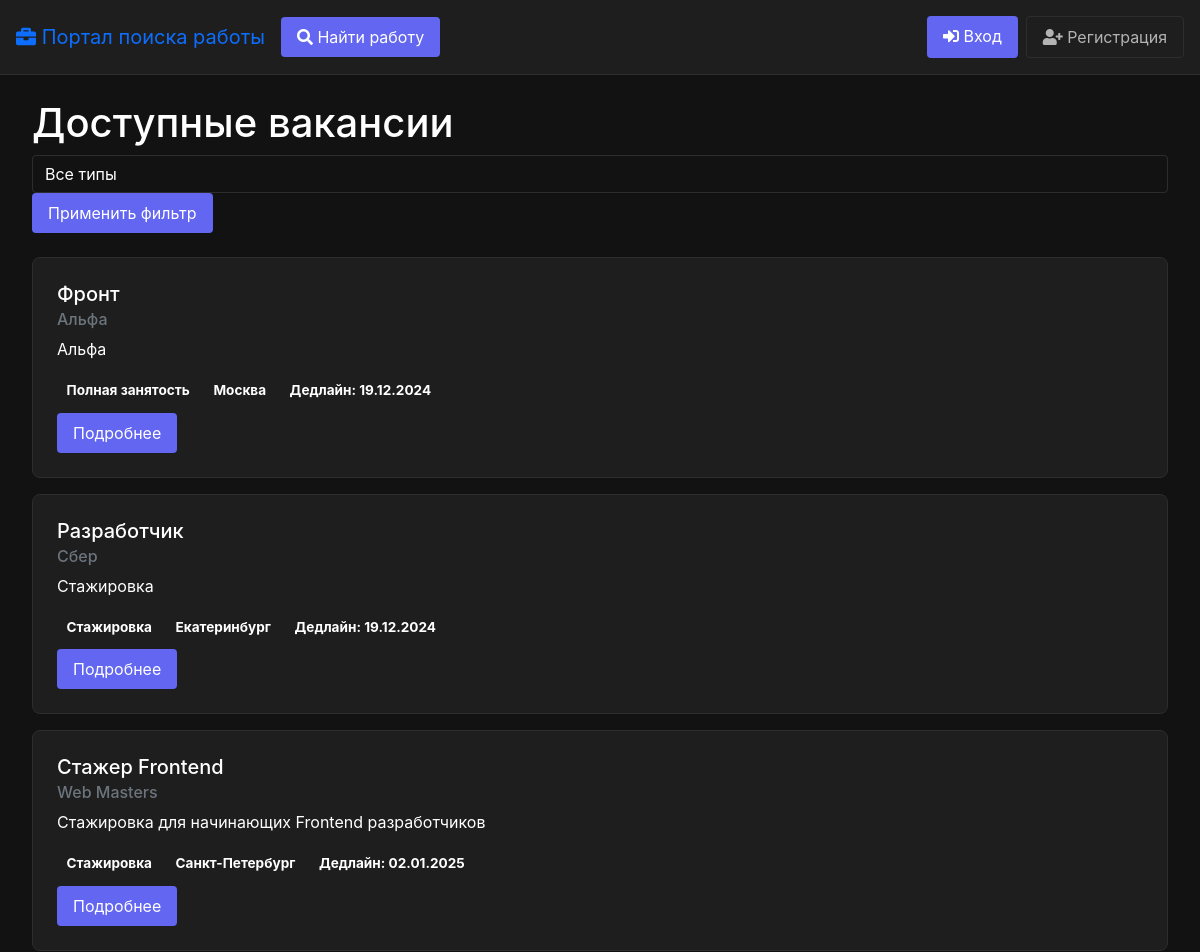
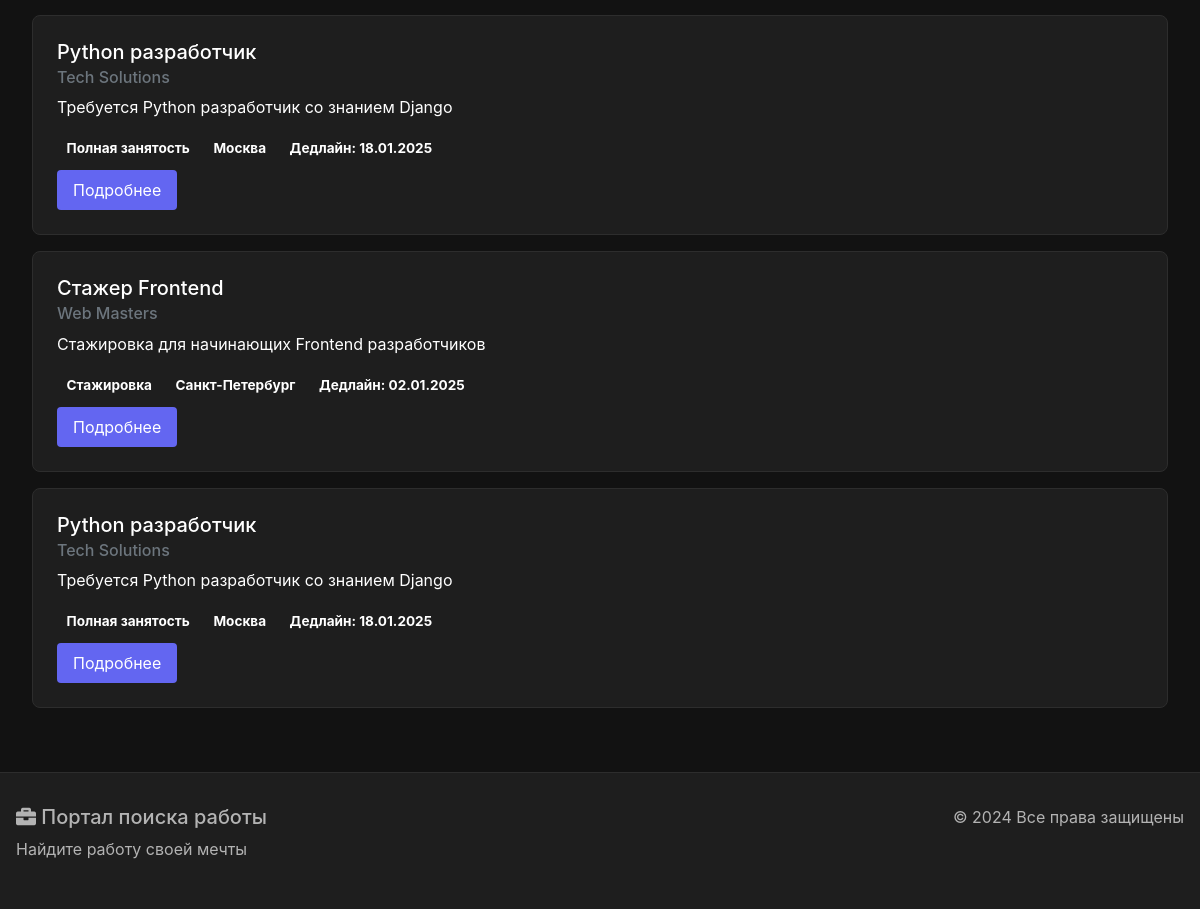
Screenshot of /jobs/ with the database file from the repository (2 pictures, top to bottom).
### jobs/models.py (models this page shows, shortened)
class Job(models.Model):
    JOB_TYPES = [
        ('INTERNSHIP', 'Стажировка'),
        ('PART_TIME', 'Частичная занятость'),
        ('FULL_TIME', 'Полная занятость'),
    ]
    title = models.CharField('Название вакансии', max_length=200)
    description = models.TextField('Описание')
    company = models.CharField('Компания', max_length=200)
    location = models.CharField('Местоположение', max_length=200)
    job_type = models.CharField('Тип работы', max_length=50, choices=JOB_TYPES)
    created_at = models.DateTimeField('Дата создания', auto_now_add=True)
    updated_at = models.DateTimeField('Дата обновления', auto_now=True)
    deadline = models.DateTimeField('Срок подачи заявок')
    is_active = models.BooleanField('Активная', default=True)
    class Meta:
        verbose_name = 'Вакансия'
        verbose_name_plural = 'Вакансии'
        ordering = ['-created_at']

### jobs/views.py (the view)
# urls.py: path('', views.JobListView.as_view(), name='job-list'),
class JobListView(ListView):
    model = Job
    template_name = 'jobs/job_list.html'
    context_object_name = 'jobs'
    paginate_by = 10
    def get_queryset(self):
        queryset = Job.objects.filter(is_active=True)
        job_type = self.request.GET.get('job_type')
        if job_type:
            queryset = queryset.filter(job_type=job_type)
        return queryset.order_by('-created_at')
    def get_context_data(self, **kwargs):
        context = super().get_context_data(**kwargs)
        if self.request.user.is_authenticated:
            context['applications'] = Application.objects.filter(
                applicant=self.request.user
            ).select_related('job').order_by('-created_at')
        return context

### notifications/context_processors.py (called while the page is built)
def notifications(request):
    if request.user.is_authenticated:
        return {
            'unread_notifications_count': request.user.notifications.filter(is_read=False).count()
        }
    return {'unread_notifications_count': 0}

### templates/jobs/job_list.html (shortened to what this page needs)
{% extends 'base.html' %}
{% block content %}
<div class="container">
    <h1>Доступные вакансии</h1>
    <div class="filters mb-4">
        <form method="get" class="form-inline">
            <select name="job_type" class="form-control mr-2">
                <option value="">Все типы</option>
            </select>
            <button type="submit" class="btn btn-primary">Применить фильтр</button>
        </form>
    </div>
    <div class="job-list">
        {% for job in jobs %}
        <div class="card mb-3">
            <div class="card-body">
                <h5 class="card-title">{{ job.title }}</h5>
                <h6 class="card-subtitle mb-2 text-muted">{{ job.company }}</h6>
                <p class="card-text">{{ job.description|truncatewords:30 }}</p>
                <div class="job-meta">
                    <span class="badge badge-primary">{{ job.get_job_type_display }}</span>
                    <span class="badge badge-info">{{ job.location }}</span>
                    <span class="badge badge-secondary">Дедлайн: {{ job.deadline|date:"d.m.Y" }}</span>
                </div>
                <a href="{% url 'jobs:job-detail' job.pk %}" class="btn btn-primary mt-2">Подробнее</a>
            </div>
        </div>
        {% empty %}
        <div class="alert alert-info">
            Нет доступных вакансий
        </div>
        {% endfor %}
    </div>
</div>
{% endblock %}

### templates/base.html (shortened to what this page needs)
<!DOCTYPE html>
<html lang="ru">
<head>
    <link href="https://cdn.jsdelivr.net/npm/bootstrap@5.1.3/dist/css/bootstrap.min.css" rel="stylesheet">
    <link rel="stylesheet" href="https://cdnjs.cloudflare.com/ajax/libs/font-awesome/5.15.4/css/all.min.css">
</head>
<body>
    <nav class="navbar navbar-expand-lg">
        <div class="container">
            <a class="navbar-brand" href="{% url 'home' %}">
                <i class="fas fa-briefcase"></i> Портал поиска работы
            </a>
            <div class="collapse navbar-collapse" id="navbarNav">
                <ul class="navbar-nav me-auto">
                    <li class="nav-item">
                        <a class="btn btn-primary" href="{% url 'jobs:job-list' %}">
                            <i class="fas fa-search"></i> Найти работу
                        </a>
                    </li>
                </ul>
                <div class="d-flex">
                    {% if user.is_authenticated %}
                        <a href="{% url 'notifications:list' %}" class="btn btn-secondary position-relative me-2">
                            <i class="fas fa-bell"></i> Уведомления
                            {% if unread_notifications_count > 0 %}
                                <span class="notification-badge">{{ unread_notifications_count }}</span>
                            {% endif %}
                        </a>
                        <a href="{% url 'users:profile-detail' pk=user.pk %}" class="btn btn-secondary me-2">
                            <i class="fas fa-user"></i> Личный кабинет
                        </a>
                        {% if user.is_staff %}
                            <a href="{% url 'admin:index' %}" class="btn btn-danger me-2">
                                <i class="fas fa-cog"></i> Админ
                            </a>
                        {% endif %}
                        <form method="post" action="{% url 'logout' %}" class="d-inline">
                            {% csrf_token %}
                            <button type="submit" class="btn btn-secondary">
                                <i class="fas fa-sign-out-alt"></i> Выход
                            </button>
                        </form>
                    {% else %}
                        <a href="{% url 'login' %}" class="btn btn-primary me-2">
                            <i class="fas fa-sign-in-alt"></i> Вход
                        </a>
                        <a href="{% url 'register' %}" class="btn btn-secondary">
                            <i class="fas fa-user-plus"></i> Регистрация
                        </a>
                    {% endif %}
                </div>
            </div>
        </div>
    </nav>
    <main class="container mt-4">
        {% block content %}{% endblock %}
    </main>
    <footer class="footer">
        <div class="container">
            <div class="row">
                <div class="col-md-6">
                    <h5><i class="fas fa-briefcase"></i> Портал поиска работы</h5>
                    <p>Найдите работу своей мечты</p>
                </div>
                <div class="col-md-6 text-end">
                    <p>&copy; {% now "Y" %} Все права защищены</p>
                </div>
            </div>
        </div>
    </footer>
</body>
</html>

### templates/base.html (style rules this page uses)
:root { --bg-primary: #121212; --bg-secondary: #1e1e1e; --text-primary: #ffffff; --text-secondary: #b3b3b3; --accent: #6366f1; --accent-hover: #4f46e5; --border: #2d2d2d; --error: #ef4444; --success: #10b981; --warning: #f59e0b; --info: #3b82f6; }
body { margin: 0; padding: 0; font-family: -apple-system, BlinkMacSystemFont, 'Segoe UI', Roboto, sans-serif; background-color: var(--bg-primary); color: var(--text-primary); line-height: 1.5; }
.navbar { background-color: var(--bg-secondary); padding: 1rem 0; border-bottom: 1px solid var(--border); position: sticky; top: 0; z-index: 1000; }
.container { max-width: 1200px; margin: 0 auto; padding: 0 1rem; }
.card { background-color: var(--bg-secondary); border: 1px solid var(--border); border-radius: 8px; margin-bottom: 1rem; }
.card-body { padding: 1.5rem; }
.btn { display: inline-block; padding: 0.5rem 1rem; border-radius: 4px; border: none; cursor: pointer; transition: all 0.2s ease; text-decoration: none; }
.btn-primary { background-color: var(--accent); color: white; }
.btn-secondary { background-color: transparent; border: 1px solid var(--border); color: var(--text-secondary); }
.badge { padding: 0.5em 0.7em; border-radius: 4px; font-size: 0.85em; }
.form-control { background-color: var(--bg-primary); border-color: var(--border); color: var(--text-primary); }
.footer { margin-top: 4rem; padding: 2rem 0; background-color: var(--bg-secondary); border-top: 1px solid var(--border); color: var(--text-secondary); }

### rows the page displays
Job: title "Фронт", company "Альфа", description "Альфа", job_type "Полная занятость", location "Москва", deadline "19.12.2024"
Job: title "Разработчик", company "Сбер", description "Стажировка", job_type "Стажировка", location "Екатеринбург", deadline "19.12.2024"
Job: title "Стажер Frontend", company "Web Masters", description "Стажировка для начинающих Frontend разработчиков", job_type "Стажировка", location "Санкт-Петербург", deadline "02.01.2025"
Job: title "Python разработчик", company "Tech Solutions", description "Требуется Python разработчик со знанием Django", job_type "Полная занятость", location "Москва", deadline "18.01.2025"
Job: title "Стажер Frontend", company "Web Masters", description "Стажировка для начинающих Frontend разработчиков", job_type "Стажировка", location "Санкт-Петербург", deadline "02.01.2025"
Job: title "Python разработчик", company "Tech Solutions", description "Требуется Python разработчик со знанием Django", job_type "Полная занятость", location "Москва", deadline "18.01.2025"
